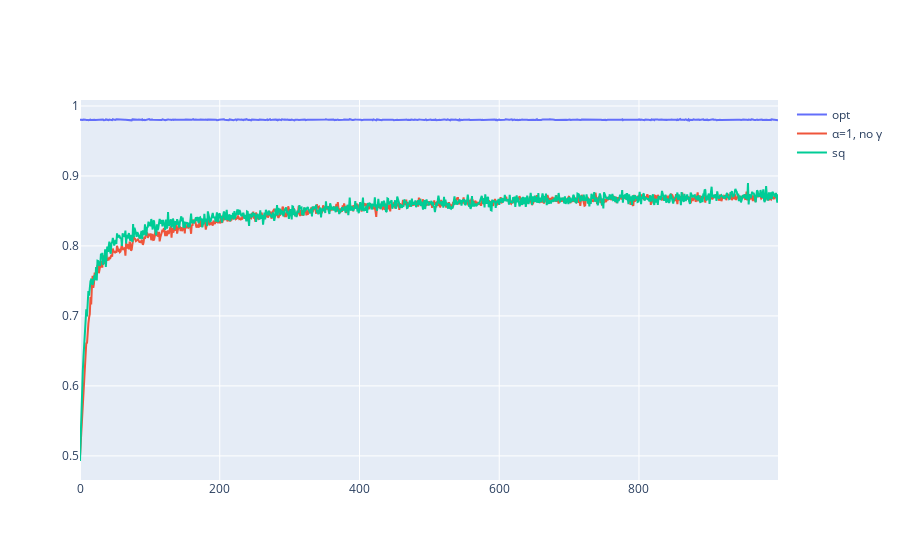

Notebook code for this chart:
### Code cell
fig = go.Figure(data=[
    go.Scatter(x=np.arange(n), y=np.mean(rewards_opt[None], axis=0), name='opt'),
    go.Scatter(x=np.arange(n), y=np.mean(rewards[None], axis=0), name='α=1, no γ'),
    go.Scatter(x=np.arange(n), y=np.mean(rewards_sq, axis=0), name='sq'),
]).show()

### Figure 1 — Plotly figure (JSON) as saved in the notebook; plotly's stock layout.template omitted (floating-point values rounded to 4 significant figures; data arrays with more than 128 entries replaced by an {"elided": "..."} marker saying what was removed)
{"data": [{"name": "opt", "type": "scatter", "x": {"elided": "1000 int values"}, "y": {"elided": "1000 float values"}}, {"name": "α=1, no γ", "type": "scatter", "x": {"elided": "1000 int values"}, "y": {"elided": "1000 float values"}}, {"name": "sq", "type": "scatter", "x": {"elided": "1000 int values"}, "y": {"elided": "1000 float values"}}], "layout": {"autosize": true, "xaxis": {"autorange": true, "range": [0, 999], "type": "linear"}, "yaxis": {"autorange": true, "range": [0.4655, 1.009], "type": "linear"}}}
